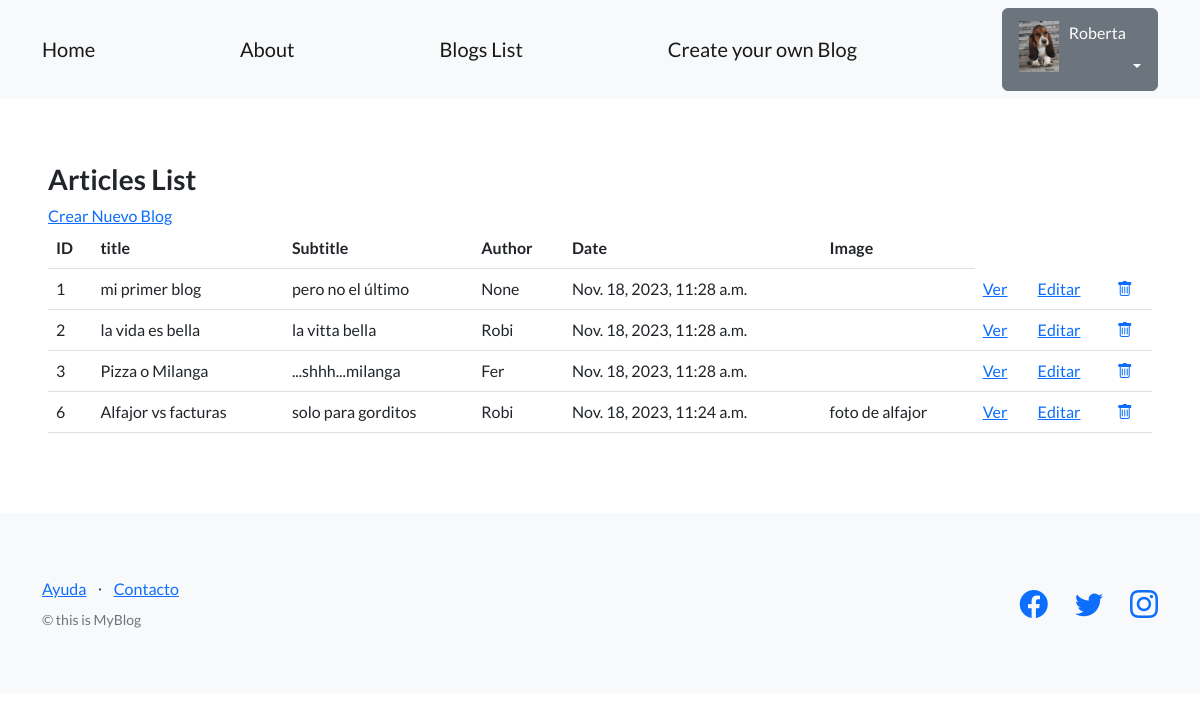
Page /blogs/pages/ (signed in) on the earlier database version.
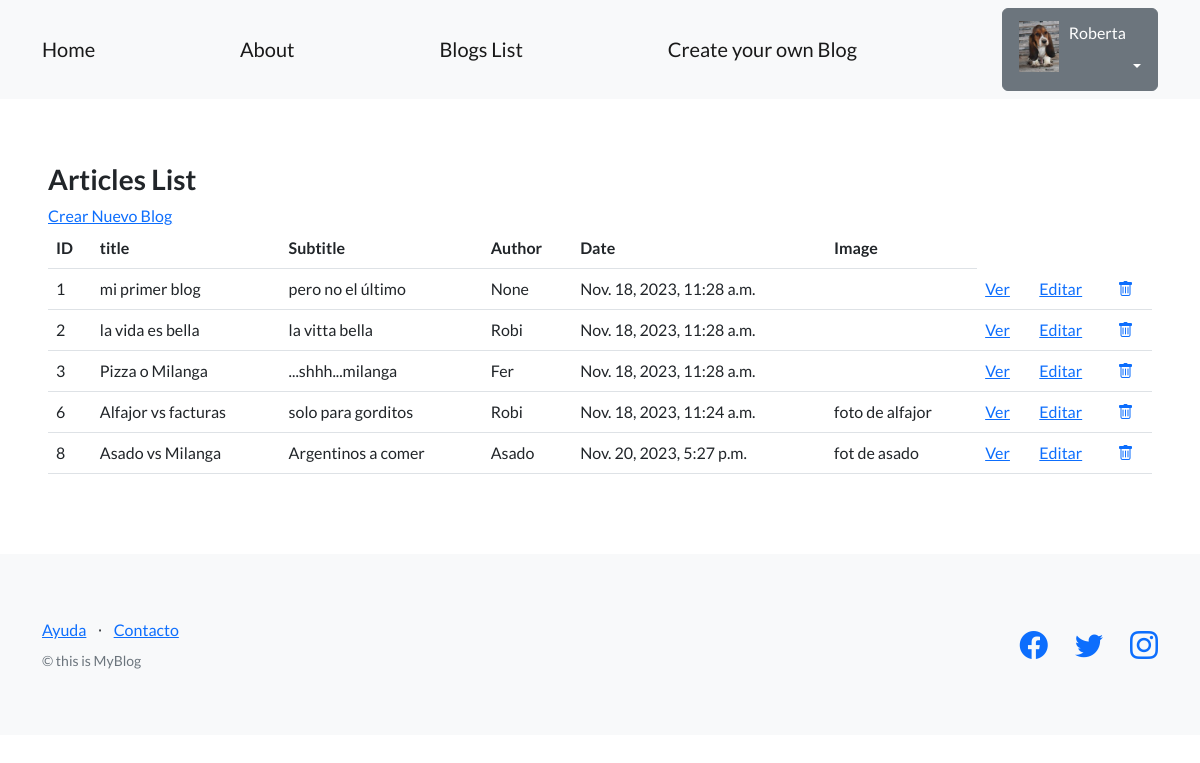
Same page on the later database version.
### AppBlogs/models.py (models this page shows, shortened)
class Articles(models.Model):
    title = models.CharField(max_length=256)
    subTitle = models.CharField(max_length=256)
    body = models.CharField(max_length=256)
    author = models.CharField(max_length=20, blank=True, null=True)
    date = models.DateTimeField(default=datetime.now)
    image = models.CharField(max_length=32)
    creador = models.ForeignKey(User, on_delete=models.SET_NULL, null=True)

### AppBlogs/views.py (the view)
# urls.py: path("pages/", ArticlesListView.as_view(), name="list_articless"),
class ArticlesListView(ListView):
    model = Articles
    template_name = 'AppBlogs/list_articless.html'

### AppBlogs/templates/AppBlogs/list_articless.html (shortened to what this page needs)
{% extends "base.html" %}
{% block contenido %}
<h3>Articles List</h3>
<a href="{% url 'create_articles' %}">Crear Nuevo Blog</a>
<br>
<table class="table">
  <tbody>
    <tr>
      <th>ID</th>
      <th>title</th>
      <th>Subtitle</th>
      <th>Author</th>
      <th>Date</th>
      <th>Image</th>
    </tr>
    {% for article in object_list %}
    <tr>
      <td>{{ article.id }}</td>
      <td>{{ article.title }}</td>
      <td>{{ article.subTitle }}</td>
      <td>{{ article.author }}</td>
      <td>{{ article.date }}</td>
      <td>{{ article.image }}</td>
      <td>
        <a href="{% url 'ver_articles' article.id %}">Ver</a>
      </td>
      <td>
        <a href="{% url 'edit_articles' article.id %}">Editar</a>
      </td>
      <td>
        <a href="{% url 'delete_articles' article.id %}">
          <i class="bi bi-trash"></i>
        </a>
      </td>
    </tr>
    {% endfor %}
  </tbody>
</table>
{% endblock contenido %}

Differences in the rows shown:
added Articles: id "8", title "Asado vs Milanga", subTitle "Argentinos a comer", author "Asado", date "Nov. 20, 2023, 5:27 p.m.", image "fot de asado"
